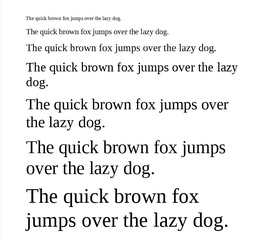
#> input picture chars.jpg, 256 x 250 px, shrunk from 847 x 826 before the run
$ python MorphologicalOperation_Dialation.py
#> lines starting #> are read from the running program, lines starting #| are printed output that depends on the picture; after the words box and inside, x2 and y2 are one past the last pixel; in counts of white or black regions, pixels touching at a corner belong together
# -*- coding: utf-8 -*-
"""
December 2018
Author : Jonathan Sanabria

"""

import numpy as np
import matplotlib.pyplot as plt
from matplotlib.pyplot import figure

#%%

"""
Morphological Operations

"""
chars = plt.imread('chars.jpg')
#> chars is the input picture: shape (250, 256, 3); min 0, max 255, mean 237.3

def different_neighborchk(row_idx,column_idx,imgtracer,img):
    """
    The mini Kernel will be the adjacent neighbors to the center
    """
    idxchanger = [-1,0,1]
    adjacentlist = []
    next_trace_coord = []
    next_trace_coord_li = []
    if ((imgtracer[row_idx, column_idx,0] < 127) == (img[row_idx, column_idx,0] < 127)):
        """
        first difneighbool check
        if the check fails that means the center point has already been modified
        Below is a mini kernel to check the center point
        """
        adjacentlist = np.array([[img[row_idx-1, column_idx-1],img[row_idx-1, column_idx-0],img[row_idx-1, column_idx+1]],\
                                 [img[row_idx-0, column_idx-1],img[row_idx-0, column_idx-0],img[row_idx-0, column_idx+1]],\
                                 [img[row_idx+1, column_idx-1],img[row_idx-1, column_idx-0],img[row_idx+1, column_idx+1]]] )
        if np.all(adjacentlist < 127 ) or np.all(adjacentlist > 127):
            """
        last difneighbool check
        following iteration :
        the center point in the img file has at least one different neighbor if the above clause is false
            """
            return False , adjacentlist ,next_trace_coord
        for iter_rownum in idxchanger :
            """
        second difneighbool check
        if iteration succeeds :
        the center point in the img file has at least one different neighbor
            """
            for iter_column in idxchanger:
                neighbor_on_edge_check = np.array([[img[row_idx+iter_rownum-1, column_idx+iter_column-1],img[row_idx+iter_rownum-1, column_idx+iter_column-0],img[row_idx+iter_rownum-1, column_idx+iter_column+1]],\
                                                   [img[row_idx+iter_rownum-0, column_idx+iter_column-1],img[row_idx+iter_rownum-0, column_idx+iter_column-0],img[row_idx+iter_rownum-0, column_idx+iter_column+1]],\
                                                   [img[row_idx+iter_rownum+1, column_idx+iter_column-1],img[row_idx+iter_rownum-1, column_idx+iter_column-0],img[row_idx+iter_rownum+1, column_idx+iter_column+1]]] )
                if (imgtracer[row_idx+iter_rownum, column_idx+iter_column,0] > 127) \
                and (((imgtracer[row_idx+iter_rownum, column_idx+iter_column,0]) == (img[row_idx+iter_rownum, column_idx+iter_column,0])))\
                and (not np.all(neighbor_on_edge_check < 127) and not np.all(neighbor_on_edge_check > 127)) :
                    """
                    finding the next_trace_coord inate
                    """
                    next_trace_coord_li.append([row_idx+iter_rownum, column_idx+iter_column])
                    next_trace_coord = (row_idx+iter_rownum, column_idx+iter_column)

        return True , adjacentlist , next_trace_coord
    else:
        return False , adjacentlist ,next_trace_coord

#%%
def dilation(img, kernel_size = 3, border= 10 ):
    # kernel_size is the width of the outline
    #border protects from index out of bounds exception
#> called with kernel_size = 3, border = 20
    if( border <= kernel_size ):
        border = kernel_size + 1
    imgcopy = np.copy(img)
    imgtracer = np.copy(img)
    columns , rows  = np.shape(chars)[0],np.shape(chars)[1] # size in pixels
#> columns = 250; rows = 256
    low = border
    high = columns - border if( columns < rows ) else  rows - border
#> high = 230
    row_idx = low
    while row_idx < high:
        column_idx = low
        while column_idx < high :
            difneigh_bool , difneigh_li , next_trace_coord = different_neighborchk(row_idx,column_idx,imgtracer,img )
            while np.all(img[row_idx,column_idx] > 127) \
            and difneigh_bool \
            and (imgtracer[row_idx, column_idx,0] > 127) == (img[row_idx, column_idx,0] > 127):
                while len(next_trace_coord) != 0 \
                and img[next_trace_coord[0],next_trace_coord[1],0] == imgtracer[next_trace_coord[0],next_trace_coord[1],0]:
                    if len(next_trace_coord) != 0\
                    and img[next_trace_coord[0],next_trace_coord[1],0] == imgtracer[next_trace_coord[0],next_trace_coord[1],0] :
                        imgtracer[next_trace_coord[0],next_trace_coord[1]] = 0
                        imgcopy[(next_trace_coord[0]-(kernel_size//2)):(next_trace_coord[0]+(kernel_size//2+1)) , (next_trace_coord[1]-(kernel_size//2)):(next_trace_coord[1]+(kernel_size//2+1))] = 0
                    difneigh_bool , difneigh_li , next_trace_coord = different_neighborchk(row_idx,column_idx,imgtracer,img )
                column_idx += 1
            column_idx += 1
        row_idx += 1
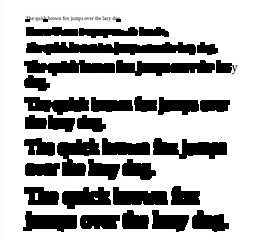
#> imgcopy: shape (250, 256, 3); min 0, max 255, mean 182.3
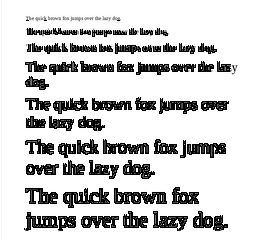
#> imgtracer: shape (250, 256, 3); 12.53% of pixels changed, all inside (x1, y1, x2, y2) = (24, 20, 231, 231)
    return imgcopy

figure( dpi=120 )

#plt.imshow(chars)   # BEFORE

plt.imshow(dilation(chars, kernel_size = 3, border = 20))
plt.show()
